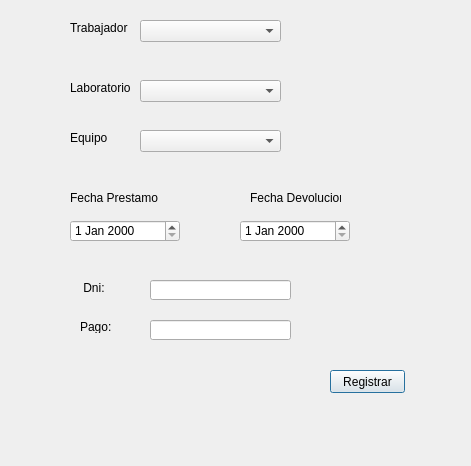
<?xml version="1.0" encoding="UTF-8"?>
<ui version="4.0">
 <class>RegistrarPrestamo</class>
 <widget class="QDialog" name="RegistrarPrestamo">
  <property name="geometry">
   <rect>
    <x>0</x>
    <y>0</y>
    <width>471</width>
    <height>466</height>
   </rect>
  </property>
  <property name="windowTitle">
   <string>Dialog</string>
  </property>
  <widget class="QLabel" name="label">
   <property name="geometry">
    <rect>
     <x>70</x>
     <y>20</y>
     <width>61</width>
     <height>16</height>
    </rect>
   </property>
   <property name="text">
    <string>Trabajador</string>
   </property>
  </widget>
  <widget class="QComboBox" name="CbxTrabajador">
   <property name="geometry">
    <rect>
     <x>140</x>
     <y>20</y>
     <width>141</width>
     <height>22</height>
    </rect>
   </property>
  </widget>
  <widget class="QComboBox" name="CbxLaboratorio">
   <property name="geometry">
    <rect>
     <x>140</x>
     <y>80</y>
     <width>141</width>
     <height>22</height>
    </rect>
   </property>
  </widget>
  <widget class="QLabel" name="label_2">
   <property name="geometry">
    <rect>
     <x>70</x>
     <y>80</y>
     <width>61</width>
     <height>16</height>
    </rect>
   </property>
   <property name="text">
    <string>Laboratorio</string>
   </property>
  </widget>
  <widget class="QLabel" name="label_3">
   <property name="geometry">
    <rect>
     <x>80</x>
     <y>280</y>
     <width>61</width>
     <height>16</height>
    </rect>
   </property>
   <property name="text">
    <string> Dni:</string>
   </property>
  </widget>
  <widget class="QLineEdit" name="LnDni">
   <property name="geometry">
    <rect>
     <x>150</x>
     <y>280</y>
     <width>141</width>
     <height>20</height>
    </rect>
   </property>
   <property name="maxLength">
    <number>8</number>
   </property>
  </widget>
  <widget class="QComboBox" name="CbxEquipo">
   <property name="geometry">
    <rect>
     <x>140</x>
     <y>130</y>
     <width>141</width>
     <height>22</height>
    </rect>
   </property>
  </widget>
  <widget class="QLabel" name="label_4">
   <property name="geometry">
    <rect>
     <x>70</x>
     <y>130</y>
     <width>61</width>
     <height>16</height>
    </rect>
   </property>
   <property name="text">
    <string>Equipo</string>
   </property>
  </widget>
  <widget class="QPushButton" name="PbRegistrar">
   <property name="geometry">
    <rect>
     <x>330</x>
     <y>370</y>
     <width>75</width>
     <height>23</height>
    </rect>
   </property>
   <property name="text">
    <string>Registrar</string>
   </property>
  </widget>
  <widget class="QLineEdit" name="LnPago">
   <property name="geometry">
    <rect>
     <x>150</x>
     <y>320</y>
     <width>141</width>
     <height>20</height>
    </rect>
   </property>
  </widget>
  <widget class="QLabel" name="label_5">
   <property name="geometry">
    <rect>
     <x>80</x>
     <y>320</y>
     <width>47</width>
     <height>13</height>
    </rect>
   </property>
   <property name="text">
    <string>Pago:</string>
   </property>
  </widget>
  <widget class="QDateEdit" name="dtDevolucion">
   <property name="geometry">
    <rect>
     <x>240</x>
     <y>220</y>
     <width>110</width>
     <height>22</height>
    </rect>
   </property>
  </widget>
  <widget class="QDateEdit" name="dtPrestamo">
   <property name="geometry">
    <rect>
     <x>70</x>
     <y>220</y>
     <width>110</width>
     <height>22</height>
    </rect>
   </property>
  </widget>
  <widget class="QLabel" name="label_6">
   <property name="geometry">
    <rect>
     <x>250</x>
     <y>190</y>
     <width>91</width>
     <height>16</height>
    </rect>
   </property>
   <property name="text">
    <string>Fecha Devolucion:</string>
   </property>
  </widget>
  <widget class="QLabel" name="label_7">
   <property name="geometry">
    <rect>
     <x>70</x>
     <y>190</y>
     <width>91</width>
     <height>16</height>
    </rect>
   </property>
   <property name="text">
    <string>Fecha Prestamo</string>
   </property>
  </widget>
 </widget>
 <tabstops>
  <tabstop>CbxTrabajador</tabstop>
  <tabstop>CbxLaboratorio</tabstop>
  <tabstop>CbxEquipo</tabstop>
  <tabstop>LnDni</tabstop>
  <tabstop>LnPago</tabstop>
  <tabstop>PbRegistrar</tabstop>
 </tabstops>
 <resources/>
 <connections/>
</ui>
